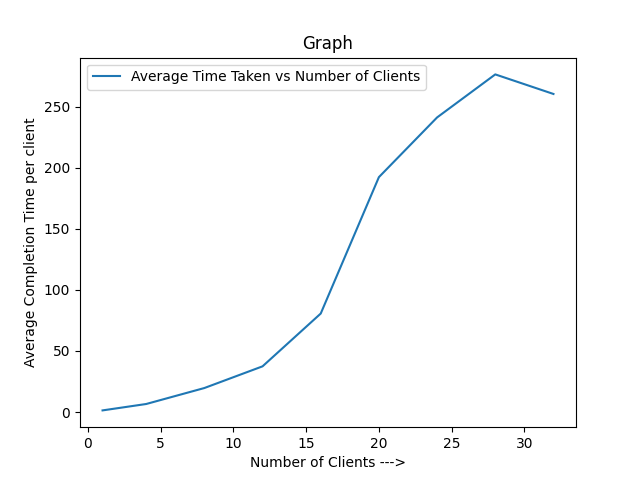

Write the Python code that produced this figure.
import matplotlib.pyplot as plt
import subprocess
import time
import json

def calcAvg(pTime):
    sum=0
    print(len(pTime))
    for i in range(len(pTime)):
        sum+=pTime[i]
    return sum/10

server_binary = './server'  
client_binary = './client'  
timeList = []
x_axis=[]

for k in range(0,9):
    with open('config.json','r') as file:
        data = json.load(file)
    if(k==0):
        data["num_clients"] = 1
    elif(k==1):
        data["num_clients"] = 4
    else:
        data["num_clients"] = data["num_clients"]+4
    x_axis.append(data["num_clients"])

    with open('config.json','w') as file:
        json.dump(data, file, indent=5)

    server_process = subprocess.Popen([server_binary])
    time.sleep(0.05)
    client_process = subprocess.run([client_binary], capture_output=True)
    server_process.terminate()
    print("Server terminated.")
    print("-" * 30)
    clientTime=[]
    with open('time.txt','r') as file:
        inputs = file.readlines()
    for input in inputs:
        a = float(input)
        clientTime.append(a)
    timeList.append(calcAvg(clientTime))

    with open('time.txt', 'w') as file:
        pass



for i in range(len(timeList)):
    print(timeList[i])

plt.plot(x_axis, timeList,label= "Average Time Taken vs Number of Clients")
plt.xlabel("Number of Clients --->")
plt.ylabel("Average Completion Time per client")
plt.title("Graph")
plt.legend()
plt.savefig("plot.png")